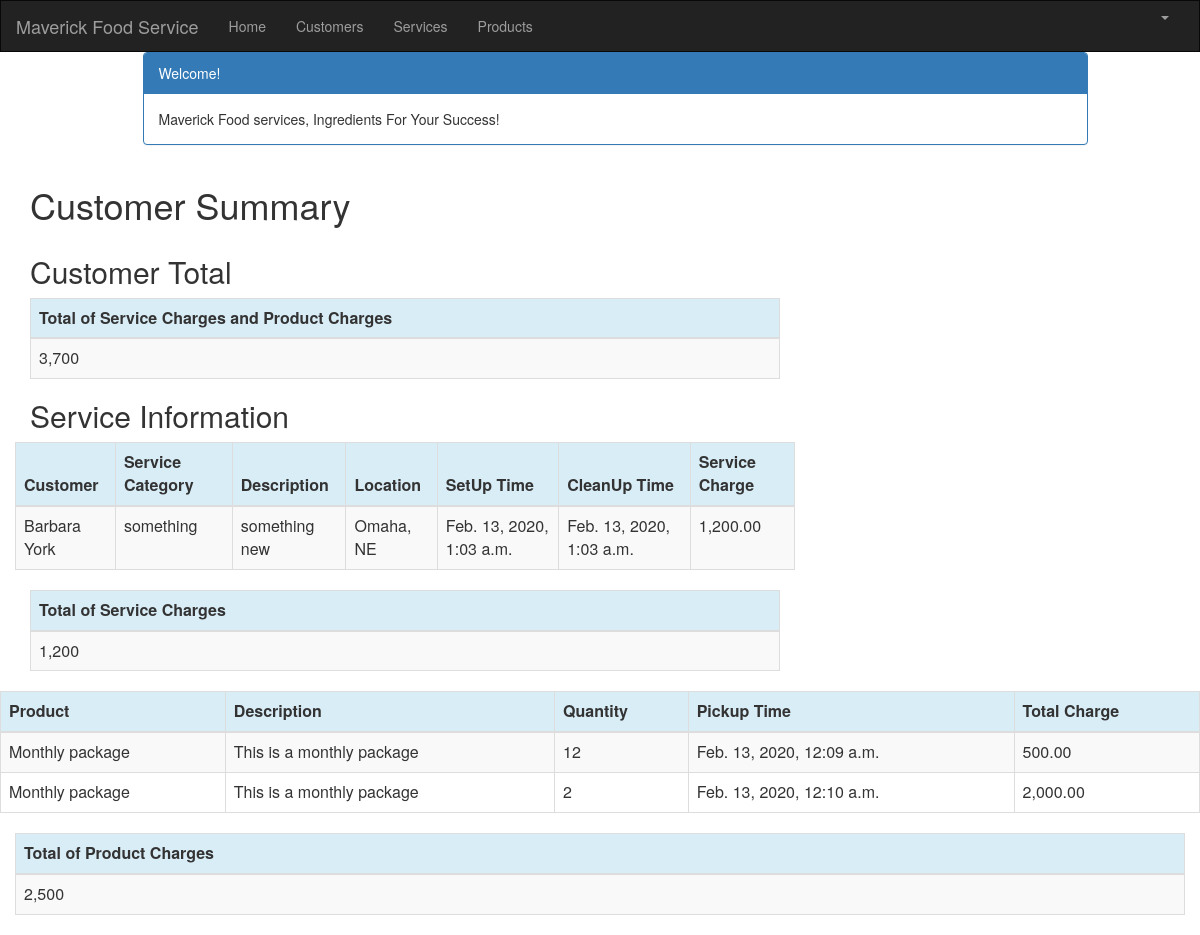
The page /customer/1/summary/ (signed in) on the database as committed earlier.
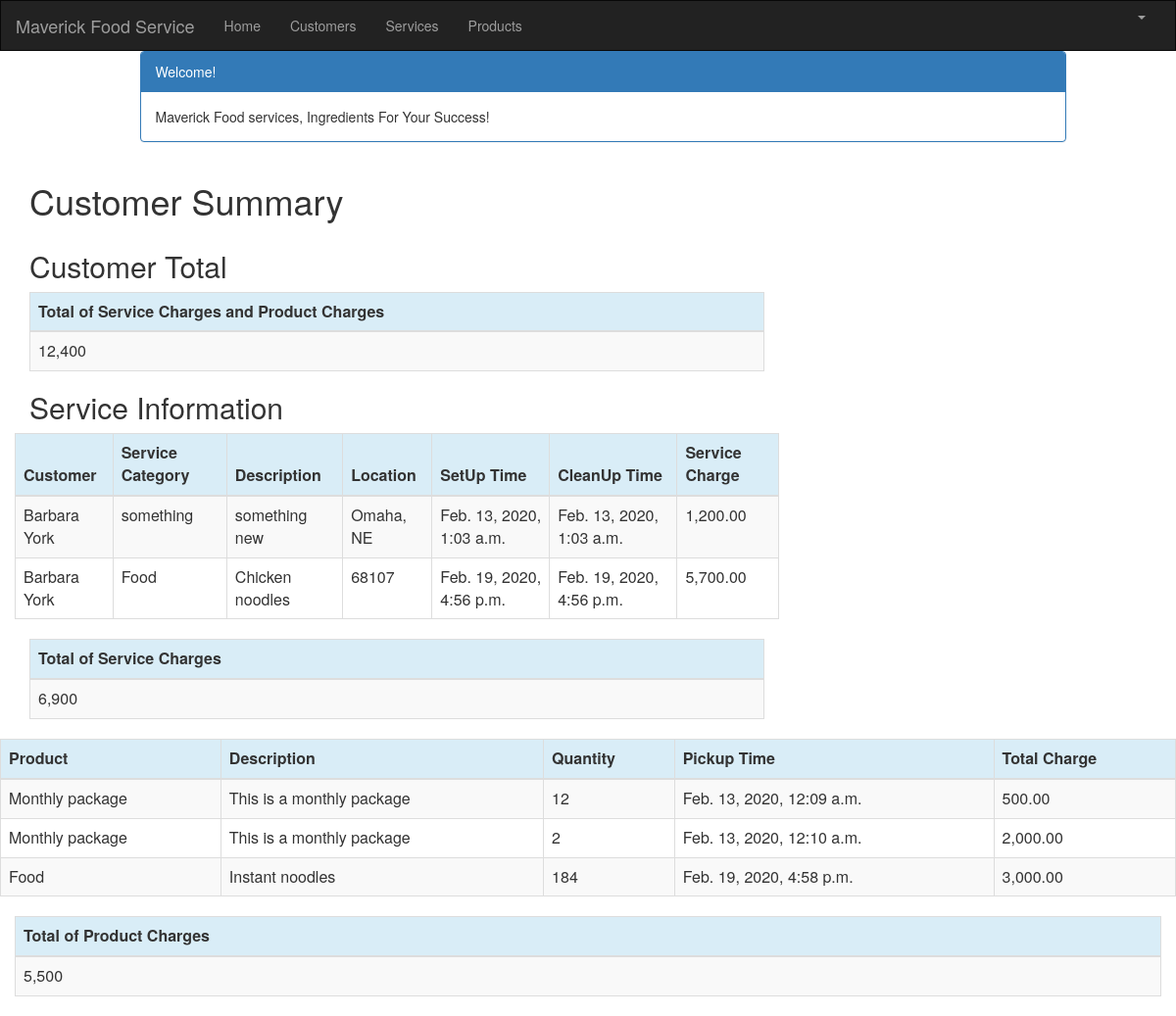
The same page on the database as committed later.
### crm/models.py (models this page shows, shortened)
class Service(models.Model):
    cust_name = models.ForeignKey(Customer, on_delete=models.CASCADE, related_name='services')
    service_category = models.CharField(max_length=100)
    description = models.TextField()
    location = models.CharField(max_length=200)
    setup_time = models.DateTimeField(
        default=timezone.now)
    cleanup_time = models.DateTimeField(
        default=timezone.now)
    service_charge = models.DecimalField(max_digits=10, decimal_places=2)
    created_date = models.DateTimeField(
        default=timezone.now)
    updated_date = models.DateTimeField(auto_now_add=True)

class Customer(models.Model):
    cust_name = models.CharField(max_length=50)
    organization = models.CharField(max_length=100, blank=True)
    role = models.CharField(max_length=100)
    email = models.EmailField(max_length=100)
    bldgroom = models.CharField(max_length=100)
    address = models.CharField(max_length=200)
    account_number = models.IntegerField(blank=False, null=False)
    city = models.CharField(max_length=50)
    state = models.CharField(max_length=50)
    zipcode = models.CharField(max_length=10)
    phone_number = models.CharField(max_length=50)
    created_date = models.DateTimeField(
        default=timezone.now)
    updated_date = models.DateTimeField(auto_now_add=True)
    def __str__(self):
        return str(self.cust_name)

class Product(models.Model):
    cust_name = models.ForeignKey(Customer, on_delete=models.CASCADE, related_name='products')
    product = models.CharField(max_length=100)
    p_description = models.TextField()
    quantity = models.IntegerField()
    pickup_time = models.DateTimeField(
        default=timezone.now)
    charge = models.DecimalField(max_digits=10, decimal_places=2)
    created_date = models.DateTimeField(
        default=timezone.now)
    updated_date = models.DateTimeField(auto_now_add=True)

### crm/views.py (the view)
# urls.py: path('customer/<int:pk>/summary/', views.summary, name='summary'),
@login_required
def summary(request, pk):
    customer = get_object_or_404(Customer, pk=pk)
    customers = Customer.objects.filter(created_date__lte=timezone.now())
    services = Service.objects.filter(cust_name=pk)
    products = Product.objects.filter(cust_name=pk)
    sum_service_charge = Service.objects.filter(cust_name=pk).aggregate(Sum('service_charge'))
    sum_product_charge = Product.objects.filter(cust_name=pk).aggregate(Sum('charge'))
    return render(request, 'crm/summary.html', {'customers': customers,
                                                    'products': products,
                                                    'services': services,
                                                    'sum_service_charge': sum_service_charge,
                                                    'sum_product_charge': sum_product_charge,})

### crm/templates/crm/summary.html
{% extends 'crm/base.html' %}
{% block content %}
{% load mathfilters %}
{% load humanize %}
<div class="container">
    <div class="row">
        <div class="col-md-10 col-md-offset-1">
            <div class="panel panel-primary">
                <div class="panel-heading">Welcome!</div>
                <div class="panel-body">
                    Maverick Food services, Ingredients For Your Success!
                </div>
            </div>
        </div>
    </div>
</div>
<div class="row">
    <h1 style="padding-left: 15Px">Customer Summary</h1>
</div>
<div class="row">
        <h2 style="padding-left: 15Px">Customer Total</h2>
    </div>
<table align ="right" class="table table-striped table-bordered table-hover">
        <thead>
            <tr class="bg-info">
                <th>Total of Service Charges and Product Charges</th>
            </tr>
        </thead>
        <tbody>
            <tr>
                <td>{{ sum_service_charge.service_charge__sum|addition:sum_product_charge.charge__sum|intcomma }}</td>
            </tr>
        </tbody>
    </table>
<div class="row">
        <h2 style="padding-left: 15Px">Service Information</h2>
    </div>
    <div class="row">
        <table class="table table-striped table-bordered table-hover">
            <thead>
            <tr class="bg-info">
                <th>Customer</th>
                <th>Service Category</th>
                <th>Description</th>
                <th>Location</th>
                <th>SetUp Time</th>
                <th>CleanUp Time</th>
                <th>Service Charge</th>
            </tr>
            </thead>
            <tbody>
            {% for service in services %}
                <tr>
                    <td>{{ service.cust_name }}</td>
                    <td>{{ service.service_category }}</td>
                    <td>{{ service.description }}</td>
                    <td>{{ service.location }}</td>
                    <td>{{ service.setup_time }}</td>
                    <td>{{ service.cleanup_time}}</td>
                    <td>{{ service.service_charge|intcomma}}</td>
                </tr>
            {% endfor %}
            </tbody>
        </table>
    </div>
        <table class="table table-striped table-bordered table-hover">
        <thead>
            <tr class="bg-info">
                <th>Total of Service Charges</th>
            </tr>
        </thead>
        <tbody>
            <tr>
                <td>{{ sum_service_charge.service_charge__sum|intcomma }}</td>
            </tr>
        </tbody>
    </table>
</div>
    <div class="row">
        <h2 style="padding-left: 15Px">Product Information</h2>
    </div>
    <div class="row">
        <table class="table table-striped table-bordered table-hover">
            <thead>
            <tr class="bg-info">
                <th>Product</th>
                <th>Description</th>
                <th>Quantity</th>
                <th>Pickup Time</th>
                <th>Total Charge</th>
            </tr>
            </thead>
            <tbody>
            {% for product in products %}
                <tr>
                    <td>{{ product.product }}</td>
                    <td>{{ product.p_description }}</td>
                    <td>{{ product.quantity|intcomma }}</td>
                    <td>{{ product.pickup_time }}</td>
                    <td>{{ product.charge|intcomma }}</td>
                </tr>
            {% endfor %}
            </tbody>
        </table>
    </div>
        <table class="table table-striped table-bordered table-hover">
        <thead>
            <tr class="bg-info">
                <th>Total of Product Charges</th>
            </tr>
        </thead>
        <tbody>
            <tr>
                <td>{{ sum_product_charge.charge__sum|intcomma }}</td>
            </tr>
        </tbody>
    </table>
</div>
{% endblock %}

Rows that differ between the two databases and show on the page:
added Service: cust_name "Barbara York", service_category "Food", description "Chicken noodles", location "68107", setup_time "Feb. 19, 2020, 4:56 p.m.", cleanup_time "Feb. 19, 2020, 4:56 p.m.", service_charge "5,700.00"
added Product: product "Food", p_description "Instant noodles", quantity "184", pickup_time "Feb. 19, 2020, 4:58 p.m.", charge "3,000.00"
Other text that changed with them:
{{ sum_service_charge.service_charge__sum|intcomma }}: "1,200" → "6,900"
{{ sum_product_charge.charge__sum|intcomma }}: "2,500" → "5,500"
text no longer shown: "3,700"
text now shown: "12,400"
